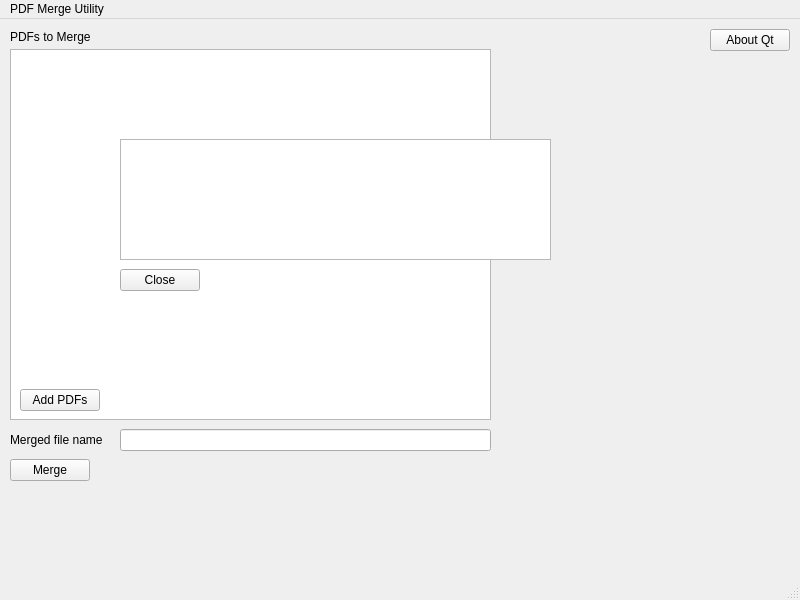
<?xml version="1.0" encoding="UTF-8"?>
<ui version="4.0">
 <class>PdfMerge</class>
 <widget class="QMainWindow" name="PdfMerge">
  <property name="geometry">
   <rect>
    <x>0</x>
    <y>0</y>
    <width>800</width>
    <height>600</height>
   </rect>
  </property>
  <property name="windowTitle">
   <string>PdfMerge</string>
  </property>
  <widget class="QWidget" name="centralwidget">
   <widget class="QListWidget" name="pdfList">
    <property name="geometry">
     <rect>
      <x>10</x>
      <y>30</y>
      <width>481</width>
      <height>371</height>
     </rect>
    </property>
    <property name="mouseTracking">
     <bool>false</bool>
    </property>
    <property name="acceptDrops">
     <bool>true</bool>
    </property>
    <property name="toolTip">
     <string>&lt;html&gt;&lt;head/&gt;&lt;body&gt;&lt;p&gt;Drag pdfs here to merge&lt;/p&gt;&lt;/body&gt;&lt;/html&gt;</string>
    </property>
   </widget>
   <widget class="QLabel" name="pdfListLabel">
    <property name="geometry">
     <rect>
      <x>10</x>
      <y>10</y>
      <width>121</width>
      <height>16</height>
     </rect>
    </property>
    <property name="text">
     <string>PDFs to Merge</string>
    </property>
   </widget>
   <widget class="QPushButton" name="mergeButton">
    <property name="geometry">
     <rect>
      <x>10</x>
      <y>440</y>
      <width>80</width>
      <height>22</height>
     </rect>
    </property>
    <property name="text">
     <string>Merge</string>
    </property>
   </widget>
   <widget class="QLineEdit" name="mergeFileName">
    <property name="geometry">
     <rect>
      <x>120</x>
      <y>410</y>
      <width>371</width>
      <height>22</height>
     </rect>
    </property>
   </widget>
   <widget class="QPushButton" name="addFilesButton">
    <property name="geometry">
     <rect>
      <x>20</x>
      <y>370</y>
      <width>80</width>
      <height>22</height>
     </rect>
    </property>
    <property name="text">
     <string>Add PDFs</string>
    </property>
   </widget>
   <widget class="QLabel" name="mergeFileNameLabel">
    <property name="geometry">
     <rect>
      <x>10</x>
      <y>410</y>
      <width>111</width>
      <height>21</height>
     </rect>
    </property>
    <property name="text">
     <string>Merged file name</string>
    </property>
   </widget>
   <widget class="QPushButton" name="abouteQtButton">
    <property name="geometry">
     <rect>
      <x>710</x>
      <y>10</y>
      <width>80</width>
      <height>22</height>
     </rect>
    </property>
    <property name="text">
     <string>About Qt</string>
    </property>
   </widget>
   <widget class="QWidget" name="errorMessage" native="true">
    <property name="geometry">
     <rect>
      <x>110</x>
      <y>110</y>
      <width>491</width>
      <height>171</height>
     </rect>
    </property>
    <widget class="QPushButton" name="errorClose">
     <property name="geometry">
      <rect>
       <x>10</x>
       <y>140</y>
       <width>80</width>
       <height>22</height>
      </rect>
     </property>
     <property name="text">
      <string>Close</string>
     </property>
    </widget>
    <widget class="QTextBrowser" name="message">
     <property name="geometry">
      <rect>
       <x>10</x>
       <y>10</y>
       <width>431</width>
       <height>121</height>
      </rect>
     </property>
     <property name="font">
      <font>
       <pointsize>12</pointsize>
      </font>
     </property>
    </widget>
   </widget>
  </widget>
  <widget class="QMenuBar" name="menubar">
   <property name="geometry">
    <rect>
     <x>0</x>
     <y>0</y>
     <width>800</width>
     <height>19</height>
    </rect>
   </property>
   <widget class="QMenu" name="menuPDF_Merge_Utility">
    <property name="title">
     <string>PDF Merge Utility</string>
    </property>
   </widget>
   <addaction name="menuPDF_Merge_Utility"/>
  </widget>
  <widget class="QStatusBar" name="statusbar"/>
 </widget>
 <resources/>
 <connections/>
</ui>
